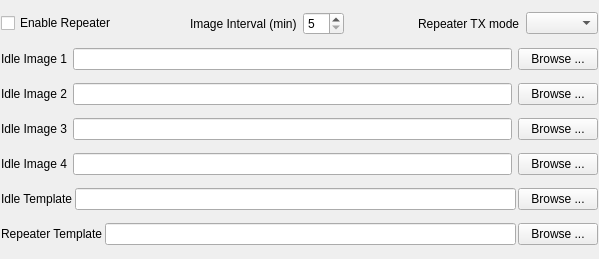
<?xml version="1.0" encoding="UTF-8"?>
<ui version="4.0">
 <class>repeaterConfig</class>
 <widget class="QWidget" name="repeaterConfig">
  <property name="geometry">
   <rect>
    <x>0</x>
    <y>0</y>
    <width>599</width>
    <height>259</height>
   </rect>
  </property>
  <property name="windowTitle">
   <string>Form</string>
  </property>
  <layout class="QVBoxLayout" name="verticalLayout">
   <property name="spacing">
    <number>2</number>
   </property>
   <property name="margin">
    <number>1</number>
   </property>
   <item>
    <layout class="QHBoxLayout" name="_2">
     <item>
      <widget class="QCheckBox" name="repeaterEnableCheckBox">
       <property name="text">
        <string>Enable Repeater</string>
       </property>
      </widget>
     </item>
     <item>
      <spacer>
       <property name="orientation">
        <enum>Qt::Horizontal</enum>
       </property>
       <property name="sizeType">
        <enum>QSizePolicy::Expanding</enum>
       </property>
       <property name="sizeHint" stdset="0">
        <size>
         <width>20</width>
         <height>20</height>
        </size>
       </property>
      </spacer>
     </item>
     <item>
      <layout class="QHBoxLayout" name="_3">
       <property name="spacing">
        <number>6</number>
       </property>
       <property name="margin">
        <number>0</number>
       </property>
       <item>
        <widget class="QLabel" name="imageIntervalLabel">
         <property name="text">
          <string>Image Interval (min)</string>
         </property>
         <property name="wordWrap">
          <bool>false</bool>
         </property>
        </widget>
       </item>
       <item>
        <widget class="QSpinBox" name="imageIntervalSpinBox">
         <property name="minimum">
          <number>5</number>
         </property>
        </widget>
       </item>
      </layout>
     </item>
     <item>
      <spacer>
       <property name="orientation">
        <enum>Qt::Horizontal</enum>
       </property>
       <property name="sizeType">
        <enum>QSizePolicy::Expanding</enum>
       </property>
       <property name="sizeHint" stdset="0">
        <size>
         <width>60</width>
         <height>20</height>
        </size>
       </property>
      </spacer>
     </item>
     <item>
      <layout class="QHBoxLayout" name="_4">
       <property name="spacing">
        <number>6</number>
       </property>
       <property name="margin">
        <number>0</number>
       </property>
       <item>
        <widget class="QLabel" name="repeaterTxModeLabel">
         <property name="text">
          <string>Repeater TX mode</string>
         </property>
         <property name="wordWrap">
          <bool>false</bool>
         </property>
        </widget>
       </item>
       <item>
        <widget class="QComboBox" name="repeaterTxModeComboBox"/>
       </item>
      </layout>
     </item>
    </layout>
   </item>
   <item>
    <layout class="QHBoxLayout" name="_6">
     <property name="spacing">
      <number>6</number>
     </property>
     <property name="margin">
      <number>0</number>
     </property>
     <item>
      <widget class="QLabel" name="rep1Label">
       <property name="text">
        <string>Idle Image 1</string>
       </property>
       <property name="wordWrap">
        <bool>false</bool>
       </property>
      </widget>
     </item>
     <item>
      <widget class="QLineEdit" name="repeaterImage1LineEdit">
       <property name="modified">
        <bool>false</bool>
       </property>
      </widget>
     </item>
     <item>
      <widget class="QPushButton" name="rp1BrowseButton">
       <property name="sizePolicy">
        <sizepolicy hsizetype="Fixed" vsizetype="Fixed">
         <horstretch>0</horstretch>
         <verstretch>0</verstretch>
        </sizepolicy>
       </property>
       <property name="text">
        <string>Browse ...</string>
       </property>
      </widget>
     </item>
    </layout>
   </item>
   <item>
    <layout class="QHBoxLayout" name="_5">
     <property name="spacing">
      <number>6</number>
     </property>
     <property name="margin">
      <number>0</number>
     </property>
     <item>
      <widget class="QLabel" name="rp2Label">
       <property name="text">
        <string>Idle Image 2</string>
       </property>
       <property name="wordWrap">
        <bool>false</bool>
       </property>
      </widget>
     </item>
     <item>
      <widget class="QLineEdit" name="repeaterImage2LineEdit">
       <property name="modified">
        <bool>false</bool>
       </property>
      </widget>
     </item>
     <item>
      <widget class="QPushButton" name="rp2BrowseButton">
       <property name="sizePolicy">
        <sizepolicy hsizetype="Fixed" vsizetype="Fixed">
         <horstretch>0</horstretch>
         <verstretch>0</verstretch>
        </sizepolicy>
       </property>
       <property name="text">
        <string>Browse ...</string>
       </property>
      </widget>
     </item>
    </layout>
   </item>
   <item>
    <layout class="QHBoxLayout" name="_7">
     <property name="spacing">
      <number>6</number>
     </property>
     <property name="margin">
      <number>0</number>
     </property>
     <item>
      <widget class="QLabel" name="rp3Label">
       <property name="text">
        <string>Idle Image 3</string>
       </property>
       <property name="wordWrap">
        <bool>false</bool>
       </property>
      </widget>
     </item>
     <item>
      <widget class="QLineEdit" name="repeaterImage3LineEdit">
       <property name="modified">
        <bool>false</bool>
       </property>
      </widget>
     </item>
     <item>
      <widget class="QPushButton" name="rp3BrowseButton">
       <property name="sizePolicy">
        <sizepolicy hsizetype="Fixed" vsizetype="Fixed">
         <horstretch>0</horstretch>
         <verstretch>0</verstretch>
        </sizepolicy>
       </property>
       <property name="text">
        <string>Browse ...</string>
       </property>
      </widget>
     </item>
    </layout>
   </item>
   <item>
    <layout class="QHBoxLayout">
     <property name="spacing">
      <number>6</number>
     </property>
     <property name="margin">
      <number>0</number>
     </property>
     <item>
      <widget class="QLabel" name="rp4Label">
       <property name="text">
        <string>Idle Image 4</string>
       </property>
       <property name="wordWrap">
        <bool>false</bool>
       </property>
      </widget>
     </item>
     <item>
      <widget class="QLineEdit" name="repeaterImage4LineEdit">
       <property name="modified">
        <bool>false</bool>
       </property>
      </widget>
     </item>
     <item>
      <widget class="QPushButton" name="rp4BrowseButton">
       <property name="sizePolicy">
        <sizepolicy hsizetype="Fixed" vsizetype="Fixed">
         <horstretch>0</horstretch>
         <verstretch>0</verstretch>
        </sizepolicy>
       </property>
       <property name="text">
        <string>Browse ...</string>
       </property>
      </widget>
     </item>
    </layout>
   </item>
   <item>
    <layout class="QHBoxLayout" name="horizontalLayout_6">
     <item>
      <widget class="QLabel" name="Label">
       <property name="text">
        <string>Idle Template</string>
       </property>
       <property name="wordWrap">
        <bool>false</bool>
       </property>
      </widget>
     </item>
     <item>
      <widget class="QLineEdit" name="idleTemplateLineEdit"/>
     </item>
     <item>
      <widget class="QPushButton" name="idleTemplateBrowseButton">
       <property name="sizePolicy">
        <sizepolicy hsizetype="Fixed" vsizetype="Fixed">
         <horstretch>0</horstretch>
         <verstretch>0</verstretch>
        </sizepolicy>
       </property>
       <property name="text">
        <string>Browse ...</string>
       </property>
      </widget>
     </item>
    </layout>
   </item>
   <item>
    <layout class="QHBoxLayout" name="horizontalLayout_7">
     <item>
      <widget class="QLabel" name="ackLabel">
       <property name="text">
        <string>Repeater Template</string>
       </property>
       <property name="wordWrap">
        <bool>false</bool>
       </property>
      </widget>
     </item>
     <item>
      <widget class="QLineEdit" name="repeaterTemplateLineEdit"/>
     </item>
     <item>
      <widget class="QPushButton" name="repeaterTemplateBrowseButton">
       <property name="sizePolicy">
        <sizepolicy hsizetype="Fixed" vsizetype="Fixed">
         <horstretch>0</horstretch>
         <verstretch>0</verstretch>
        </sizepolicy>
       </property>
       <property name="text">
        <string>Browse ...</string>
       </property>
      </widget>
     </item>
    </layout>
   </item>
  </layout>
 </widget>
 <resources/>
 <connections/>
</ui>
